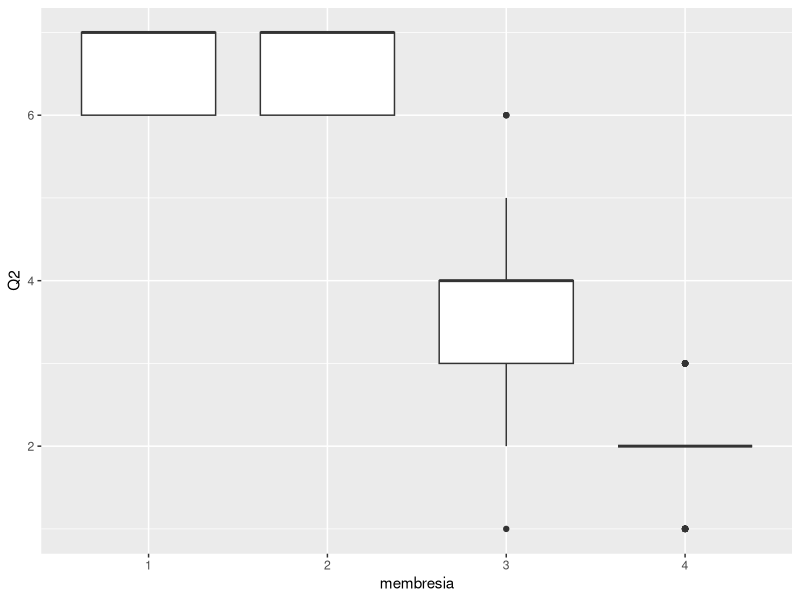

The R source for this figure:
## ---- chunk 1
knitr::opts_chunk$set(echo = TRUE)
## ---- chunk 2
library(dplyr)
library(readxl)
library(ggplot2)
## ---- chunk 3
psicograficos <- read_excel("DataSets/Ford_Ka_Students.xls", 
    sheet = "Psychographic Data", skip = 5)
head(psicograficos)
## ---- chunk 4
norm_psico <- scale(psicograficos[,-1])
## ---- chunk 5
k2=kmeans(norm_psico,2)
## ---- chunk 6
k2$cluster
## ---- chunk 7
k2$centers
## ---- chunk 8
k2$size
## ---- chunk 9
k4=kmeans(norm_psico,4)
k4$cluster
k4$centers
k4$size
## ---- chunk 10
clusters <-k4$cluster
psicograficos$membresia <-as.factor(clusters)
glimpse(psicograficos)
## ---- chunk 11
ggplot(psicograficos, aes(x=membresia, y=Q2)) + geom_boxplot()
